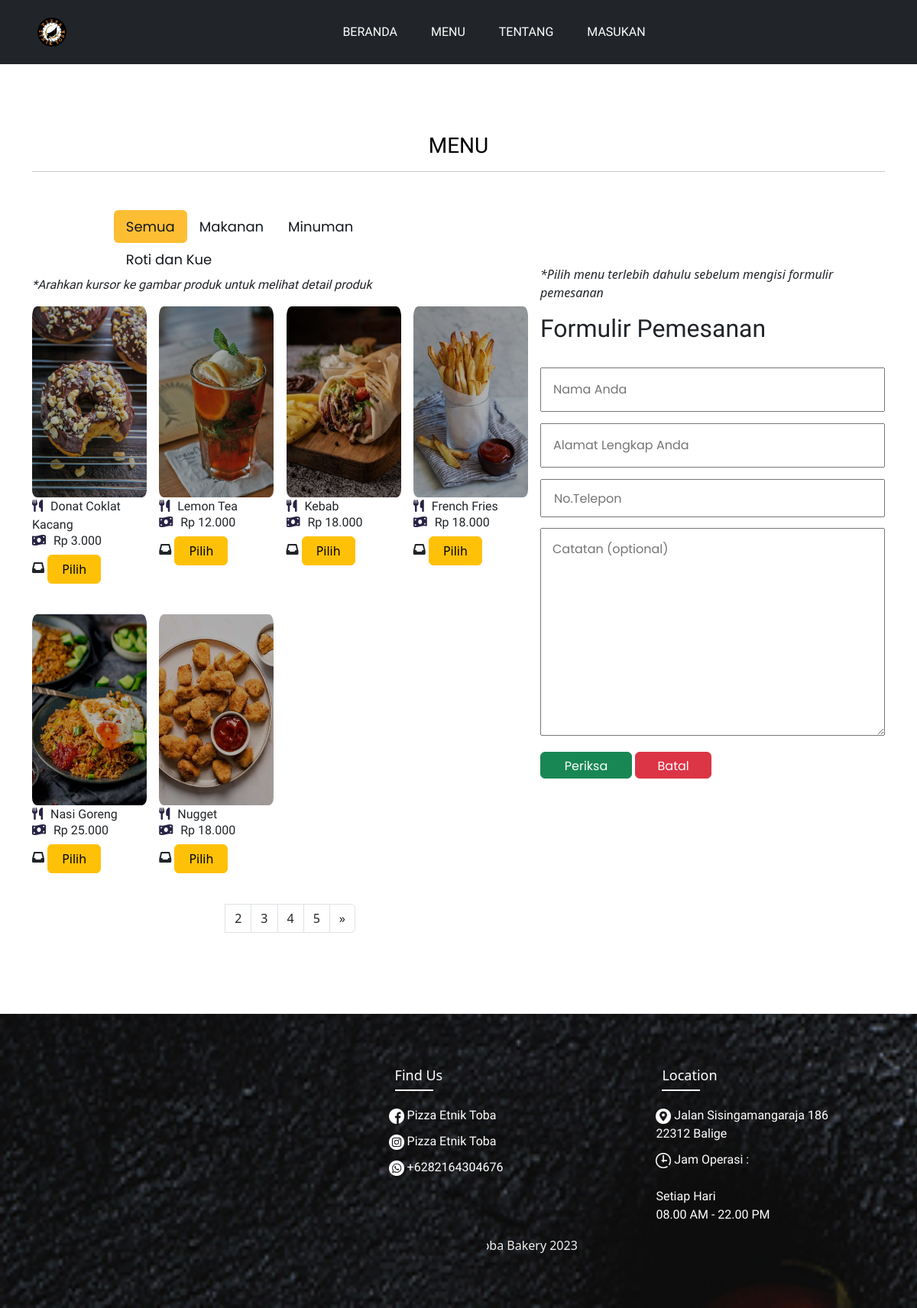
Before: /Website/pemesanan.php with the older database file.
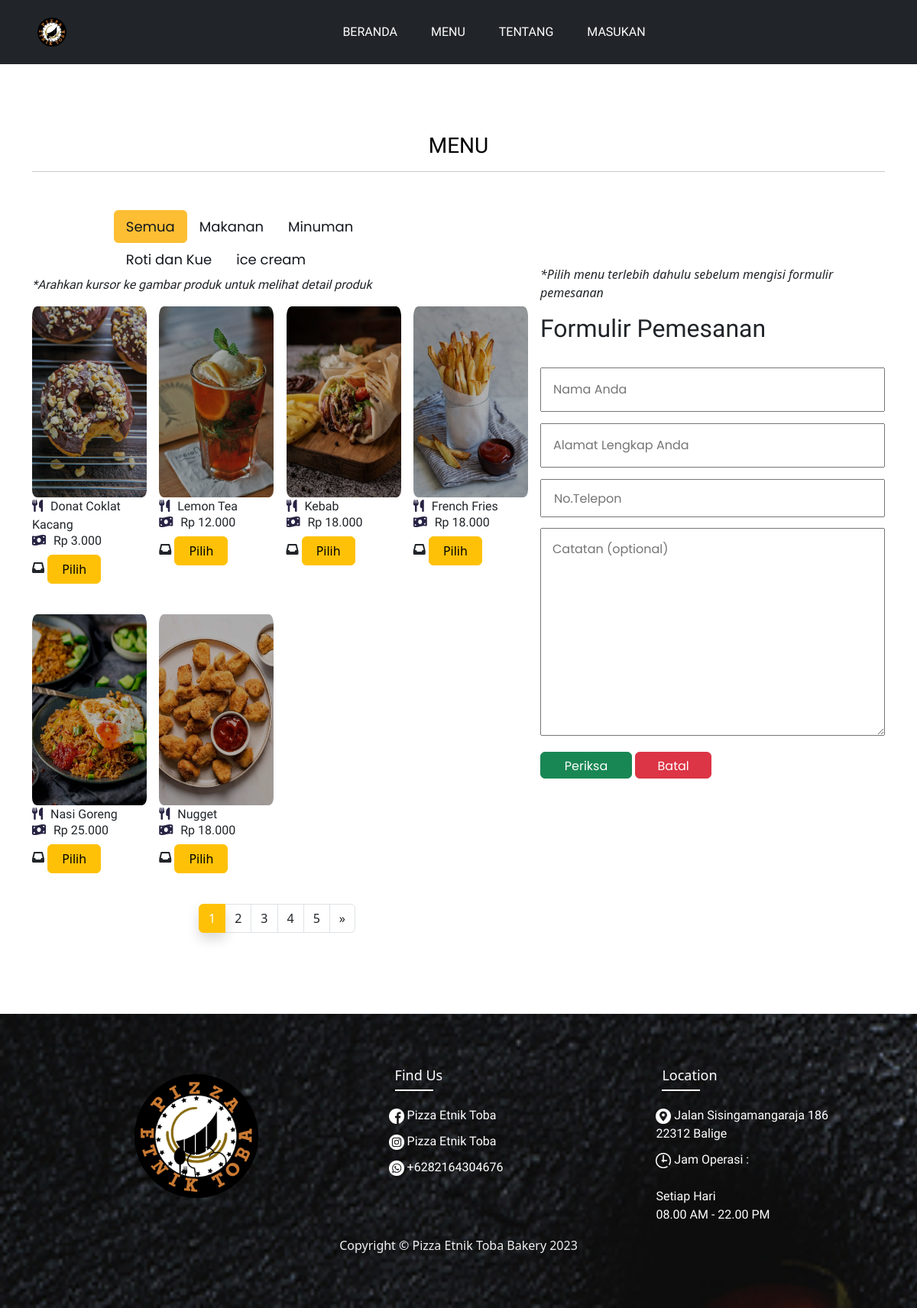
After: the same page with the newer database file.
### tables this page shows
CREATE TABLE `kategori` (
  `id_kategori` int(11) NOT NULL,
  `nama_kategori` varchar(100) NOT NULL,
  `status` enum('Aktif','Nonaktif') NOT NULL DEFAULT 'Aktif'
);

CREATE TABLE `produk` (
  `id_produk` int(11) NOT NULL,
  `nama_produk` varchar(100) NOT NULL,
  `harga_produk` float NOT NULL,
  `gambar_produk` varchar(255) NOT NULL,
  `status_produk` enum('Aktif','Nonaktif') NOT NULL DEFAULT 'Aktif',
  `id_kategori` int(11) NOT NULL,
  `id_admin` int(11) NOT NULL DEFAULT 1,
  `deskripsi_produk` text DEFAULT NULL
);

### Website/pemesanan.php (the view, shortened to what this page needs)
<!DOCTYPE html>
<html lang="en">
<head>
	<link href="https://cdn.jsdelivr.net/npm/bootstrap@5.3.0-alpha3/dist/css/bootstrap.min.css" rel="stylesheet">
	<link rel="stylesheet" href="../css/style2.css">
	<link rel="stylesheet" href="../css/responsive.css">
	<link rel="stylesheet" href="../css/navbar.css">
	<link rel="stylesheet" href="https://cdnjs.cloudflare.com/ajax/libs/font-awesome/6.0.0-beta2/css/all.min.css" />
</head>
<body>
<?php
include 'koneksi/header.php' ?>
<main>
<div class="menu-box">
	<div class="container">
		<div class="row">
			<div class="col-lg-12">
				<div class="heading-title text-center">
					<h2 style="font-family: 'Reem Kufi Fun', sans-serif;">MENU</h2>
					<hr>
				</div>
			</div>
		</div>
		<div class="row">
			<section class="col-lg-7">
				<div class="row inner-menu-box">
					<center>
						<div class="col-8">
							<div class="nav nav-pills" id="v-pills-tab" role="tablist">
								<a class="nav-link active" id="v-pills-semua-tab" data-toggle="pill" href="#v-pills-semua" role="tab" aria-controls="v-pills-semua" aria-selected="true">Semua</a>
								<?php
							        $kategori_query = "SELECT * FROM kategori WHERE status ='aktif'";
                                    $kategori_result = mysqli_query($koneksi, $kategori_query);
                                    while ($kategori = mysqli_fetch_assoc($kategori_result)) {
										$kategori_type = str_replace(' ', '', $kategori['nama_kategori']);
										$kategori_name = $kategori['nama_kategori'];
										?>
							<a class="nav-link" id="v-pills-<?php echo $kategori_type;?>-tab" data-toggle="pill" href="#v-pills-<?php echo $kategori_type;?>" role="tab" aria-controls="v-pills-<?php echo $kategori_type;?>" aria-selected="false"><?php echo $kategori_name;?></a>
						<?php } ?>
							</div>
						</div>
					</center>
					<br><br><br>
					<div class="col-12">
						<p class="pc"><em>*Arahkan kursor ke gambar produk untuk melihat detail produk</em></p>
						<div class="tab-content" id="v-pills-tabContent">
							<div class="tab-pane fade show active" id="v-pills-semua" role="tabpanel" aria-labelledby="v-pills-semua-tab">
								<div class="row">
									<?php
									$jumlahDataPerHalaman = 6;
									$result = mysqli_query($koneksi, "SELECT * FROM produk WHERE status_produk='aktif'");
									$jumlahData = mysqli_num_rows($result);
									$jumlahHalaman = ceil($jumlahData / $jumlahDataPerHalaman);
									$halamanAktif = (isset($_GET["halaman"])) ? $_GET["halaman"] : 1;
									$awalData = ($jumlahDataPerHalaman * $halamanAktif) - $jumlahDataPerHalaman;
									$query = "SELECT * FROM produk WHERE status_produk='aktif' LIMIT $awalData,$jumlahDataPerHalaman";
									$result_set = $koneksi->query($query);
									while ($row = $result_set->fetch_assoc()) {
									?>
										<div class="col-lg-3 col-md-6 col-6 special-grid drinks">
											<div class="gallery-single fix">
												<img src="../pictures/<?php echo $row['gambar_produk']; ?>" class="img-fluid" alt="Image" />
												<p class="nama"><i class="fa-solid fa-utensils" style="color: #272343; margin-right: 10px;"></i><?php echo  $row['nama_produk']; ?></p>
												<p class="harga"> <i class="fa-solid fa-money-bill-wave" style="color: #272343; margin-right:10px;"></i>Rp <?php echo number_format($row['harga_produk'], 0, ',', '.'); ?></p>
											</div>
											<div class="tombol">
												<i class="fa-solid fa-inbox"></i>
												<a href="?pilih=<?php echo $row['id_produk']; ?>&jumlah=1"><button onclick="pilih()" style="width:70px; height:auto;" type="button" class="btn btn-warning">Pilih</button></a>
											</div>
										</div>
									<?php } ?>
								</div>
								<ul class="pagination justify-content-center pagination-black">
									<?php for ($i = 1; $i <= $jumlahHalaman; $i++) : ?>
										<?php if ($i == $halamanAktif) : ?>
											<li class="page-item active ">
												<a class="page-link bg-warning border border-warning shadow" href="?halaman=<?= $i; ?>"><?= $i; ?></a>
											</li>
										<?php else : ?>
											<li class="page-item">
												<a class="page-link text-dark" href="?halaman=<?= $i; ?>"><?= $i; ?></a>
											</li>
										<?php endif; ?>
									<?php endfor; ?>
									<?php if ($halamanAktif < $jumlahHalaman) : ?>
										<li class="page-item">
											<a class="page-link text-dark" href="?halaman=<?= $halamanAktif + 1; ?>" aria-label="Next">
												<span aria-hidden="true">&raquo;</span>
											</a>
										</li>
									<?php endif; ?>
								</ul>
							</div>
						</div>
					</div>
				</div>
			</section>
			<aside class="col-5" id="myElement">
				<br><br><br>
				<p class="pilih" id="elemen"><em>*Pilih menu terlebih dahulu sebelum mengisi formulir pemesanan</em></p>
				<h2 style="font-family: 'Reem Kufi Fun', sans-serif;">Formulir Pemesanan</h2>
				<br>
				<form action="checkout.php" method="post">
					<div class="wrapper">
						<input type="text" name="nama" id="" required placeholder="Nama Anda">
						<input type="text" name="alamat" id="" required placeholder="Alamat Lengkap Anda">
						<input type="number" name="nomor" id="" required placeholder="No.Telepon" class="col-lg-12;" style="height:50px;width:100%;" min="0">
						<textarea name="catatan" id="" cols="30" rows="10" placeholder="Catatan (optional)" style="margin-top:3%"></textarea>
						<button name="kirim" class="btn btn-success" style="width:120px; height:35px; font-family:'Poppins';">Periksa</button>
						<a href="menu.php" class="btn btn-danger" style="width:100px; height:35px; font-family:'Poppins';">Batal</a>
					</div>
				</form>
			</aside>
		</div>
	</div>
</div>
</main>
<?php include 'koneksi/footer.php' ?>
</body>
</html>

### Website/koneksi/header.php (shortened to what this page needs)
<nav class="navbar navbar-expand-lg navbar-dark bg-dark sticky-top text-center">
  <div class="container-fluid">
    <a class="navbar-brand" href="index.php"  style="padding-left:35px;"><img src="../pictures/PET.png" style="width: 42px; "></a>
    <div class="collapse navbar-collapse justify-content-md-center" id="navbarNav">
      <ul class="navbar-nav">
        <li class="nav-item">
          <a class="nav-link active" aria-current="page" href="index.php">BERANDA</a>
        </li>
        <li class="nav-item">
          <a class="nav-link active" aria-current="page" href="menu.php">MENU</a>
        </li>
        <li class="nav-item">
          <a class="nav-link active" aria-current="page" href="tentang.php">TENTANG</a>
        </li>
        <li class="nav-item">
          <a class="nav-link active" aria-current="page" href="feedback.php">MASUKAN</a>
        </li>
      </ul>
    </div>
  </div>
</nav>

### Website/koneksi/footer.php
<footer class="footer" style="background-image: url(../Pictures/pisa3.jpg);">
    <div class="container">
        <div class="row">
            <div class="footer-col col-lg-2">
                <a href="login.php"><img src="../pictures/PET.png" style="width: 180px;"></a>
            </div>
            <div class="footer-col col-lg-3">
                <h4>Find Us</h4>
                <ul>
                    <li><a href="https://web.facebook.com/pages/Pizza-Etnik-Toba/156817371650659"> <img src="../pictures/facebook.png" style="width: 20px;"> Pizza Etnik Toba</a></li>
                    <li><a href="https://www.instagram.com/pizzaetniktoba5/?igshid=YmMyMTA2M2Y%3D"> <img src="../pictures/instagram.png" style="width: 20px;"> Pizza Etnik Toba</a>
                    </li>
                    <?php
                    include_once('koneksi.php');
                    $query = 'SELECT * FROM admin';
                    $result_set = $koneksi->query($query);
                    $row = $result_set->fetch_assoc();
                    $nomor_telepon = $row['nomor_telepon_admin'];
                    $phone_number = preg_replace("/[^0-9]/", "", $nomor_telepon);
                    $api_url = "https://api.whatsapp.com/send?phone=$phone_number&text=";
                    ?>
                    <li><a href="<?php echo $api_url?>"> <img src="../pictures/whatsapp.png" style="width:20px;"> +<?php echo $nomor_telepon?></a></li>
                </ul>
            </div>
            <div class="footer-col col-lg-3">
                <h4>Location</h4>
                <ul>
                    <li><a href="#"> <img src="../pictures/gps.png" style="width: 20px;"> Jalan Sisingamangaraja 186
                            22312
                            Balige </a></li>
                    <li><a href="#"> <img src="../Pictures/clock.png" style="width:20px;"> Jam Operasi : <br> <br>
                            Setiap
                            Hari <br> 08.00 AM - 22.00 PM</a></li>
                </ul>
            </div>
        </div>
    </div>
    <center>
        <p style="margin: 0; padding: 0;">Copyright © Pizza Etnik Toba Bakery 2023</p>
    </center>
</footer>

### css/style2.css (style rules this page uses)
body { overflow-x: hidden; }
.tombol { margin-top: -80px; margin-bottom: 20px; }
input[type="text"] { font-family: 'Poppins'; }
::placeholder { font-family: 'Poppins'; }
.wrapper { max-width: 600px; margin: 0 auto; }
.wrapper input[type="text"], .wrapper input[type="email"], textarea { width: 100%; margin-bottom: 15px; padding: 15px; }
.wrapper input[type="number"] { text-indent: 1em; }
.pc { display: block; font-family: 'magra'; }
* { box-sizing: border-box; }
body { --color1: #fff; --color2: #ffe227; --color3: #14181d; --color4: rgba(255, 255, 255, 0.152); }
.btn { width: 200px; height: 50px; }
html { scroll-behavior: smooth; }
.container { --bs-gutter-x: 1.5rem; --bs-gutter-y: 0; width: 100%; padding-right: calc(var(--bs-gutter-x) * 0.5); padding-left: calc(var(--bs-gutter-x) * 0.5); margin-right: auto; margin-left: auto; }
@media (min-width: 576px) { .container { max-width: 540px; } }
@media (min-width: 768px) { .container { max-width: 720px; } }
@media (min-width: 992px) { .container { max-width: 960px; } }
@media (min-width: 1200px) { .container { max-width: 1140px; } }
.row:after { content: ""; display: table; clear: both; }
a { color: #000000; text-decoration: none !important; outline: none !important; -webkit-transition: all 0.3s ease-in-out; -moz-transition: all 0.3s ease-in-out; -ms-transition: all 0.3s ease-in-out; -o-transition: all 0.3s ease-in-out; transition: all 0.3s ease-in-out; }
.menu-box { padding: 90px 0px; }
.heading-title { margin-bottom: 50px; }
.heading-title h2 { color: #010101; font-size: 28px; font-family: "Rubik", sans-serif; font-weight: 500; }
.tombol { margin-top: -40px; margin-bottom: 40px; }
.inner-menu-box .nav-pills .nav-link.active { background: #FDBE34; }
.inner-menu-box .nav-pills .nav-link { font-size: 18px; font-family: 'Poppins', sans-serif; color: var(--color3); }
.img-fluid { width: 100%; height: 250px; border-radius: 4%; transition: .3s all; filter: brightness(.7); }
.gallery-single { margin-bottom: 30px; position: relative; overflow: hidden; border-radius: 4%; width: 150px; }
.nama { font-family: 'Reem Kufi Fun', sans-serif; margin-bottom: -3px; }
.harga { font-family: 'Reem Kufi Fun', sans-serif; }
button { background-color: #fff; border: 1px solid #25d366; padding: 5px; position: relative; width: 6.2em; height: 2em; transition: 0.5s; font-size: 17px; border-radius: 0.4em; justify-content: end; align-items: end; }

### css/navbar.css (style rules this page uses)
* { margin: 0; padding: 0; box-sizing: border-box; }
body { --color1: #fff; --color2: #ffe227; --color3: #14181d; --color4: rgba(255, 255, 255, 0.152); }
.sticky-top { background-color: var(--bs-body-color); }
nav ul li a { font-family:'magra'; margin: 14px; }
.footer { padding: 70px; bottom: 0px; background-size: cover; background-attachment: fixed; color: #f1f1f1; }
footer { position: sticky; top: 100%; align-items: center; }
ul { list-style: none; }
.footer-col { width: 25%; margin-left: 8%; }
.footer-col h4 { font-size: 18px; color: var(--color1); margin-bottom: 30px; font-weight: 500px; position: relative; }
.footer-col h4::before { content: ""; position: absolute; left: 0; background-color: var(--color1); bottom: -10px; height: 2px; box-sizing: border-box; width: 50px; }
.footer-col ul li:not(:last-child) { margin-bottom: 10px; }
.footer-col ul li a { font-size: 16px; text-transform: capitalize; color: var(--color1); text-decoration: none; font-weight: 300; color: var(--color1); display: block; transition: all 0.3s ease; font-family: "magra"; margin-left: -40px; }

Changed rows visible on the page:
added kategori: nama_kategori "ice cream"
Other visible differences:
new list line: "1"
